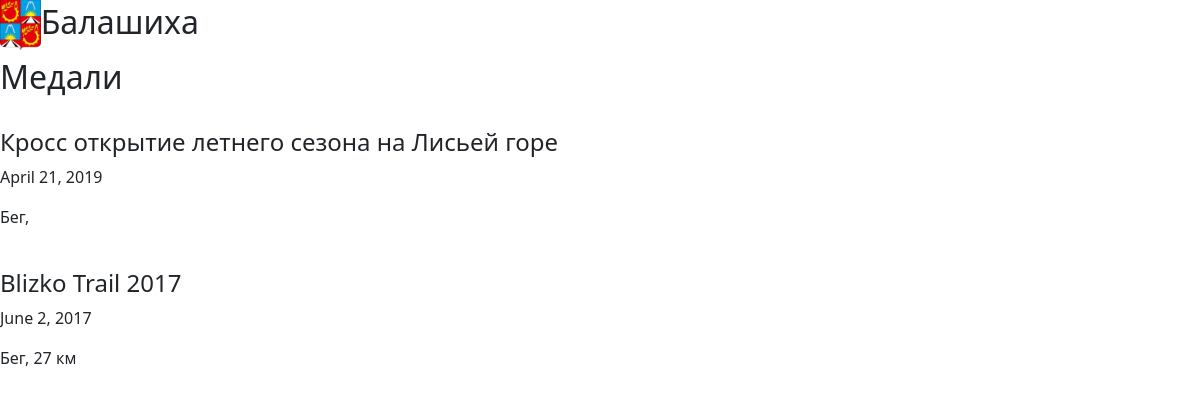
/city/6, run on an earlier commit of the app's database.
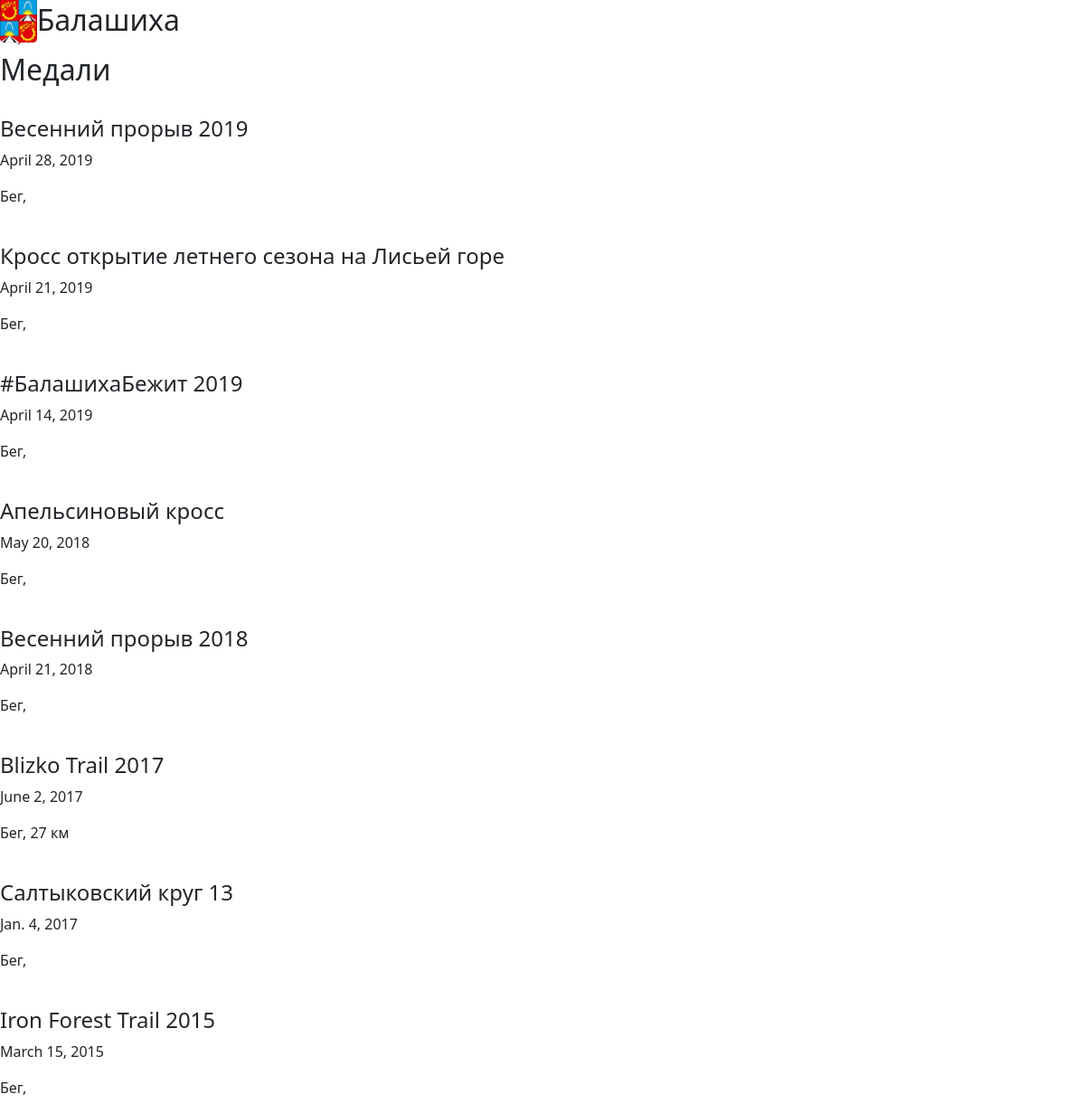
And on a later commit of the database.
### medals/models.py (models this page shows, shortened)
class Medal(models.Model):
    country = models.ForeignKey(Country, on_delete = models.CASCADE)
    region = models.ForeignKey(Region, on_delete = models.CASCADE, blank = True, null=True)
    city = models.ForeignKey(City, on_delete = models.CASCADE)
    sport = models.ForeignKey(Sport, on_delete = models.CASCADE, to_field='name', default='Бег')
    series = models.ForeignKey(Series, on_delete = models.CASCADE, blank = True, null=True)
    org = models.ForeignKey(Org, on_delete = models.CASCADE, blank = True, null=True)
    name = models.CharField(max_length = 200)
    date_added = models.DateField(auto_now = True)
    date = models.DateField(auto_now = False)
    distance = models.CharField(blank = True, max_length = 15)
    photo = models.ImageField(upload_to='static/images/medals/')
    photo_second = models.ImageField(blank = True, upload_to='static/images/medals')
    likes = models.IntegerField(default = 0)
    added_by = models.CharField(blank = True, max_length = 200, default='fatum')
    credentials = models.CharField(blank = True, max_length = 200, default='@fa_tum')

class Sport(models.Model):
    name = models.CharField(max_length = 200, unique = True)
    count = models.IntegerField(default = 0)
    descriprion = models.TextField(blank = True)
    logo = models.FileField(blank = True, upload_to='static/images/logos/sports')
    def __str__(self):
        return self.name

### medals/views.py (the view)
# urls.py: path('city/<int:id>', views.city),
def city(request, id):
    city = City.objects.get(id=id)
    medals = Medal.objects.filter(city = id).order_by('-date')
    return render(request, 'medals/city.html', context={"city": city, "medals": medals})

### templates/medals/city.html (shortened to what this page needs)
<!DOCTYPE html>
{% load static %}
<html>
<head>
  <link href="https://cdn.jsdelivr.net/npm/bootstrap@5.1.3/dist/css/bootstrap.min.css" rel="stylesheet">
</head>
<body>
  <h2><img src="../{{ city.flag_path }}" height=50></img>{{city.name}}</h2>
<h2>Медали</h2>
{% if medals.count > 0 %}
  {% for medal in medals %}
      <div>
        <h4>{{medal.name}}</h4>
        <p>{{medal.date}}</p>
        <p>{{medal.sport}}, {{medal.distance}}</p>
      </div>
  {% endfor %}
{% endif %}
</body>
</html>

What changed in the data, as far as the page shows it:
added Medal: name "Весенний прорыв 2019", date "April 28, 2019", sport "Бег"
added Medal: name "#БалашихаБежит 2019", date "April 14, 2019", sport "Бег"
added Medal: name "Апельсиновый кросс", date "May 20, 2018", sport "Бег"
added Medal: name "Весенний прорыв 2018", date "April 21, 2018", sport "Бег"
added Medal: name "Салтыковский круг 13", date "Jan. 4, 2017", sport "Бег"
added Medal: name "Iron Forest Trail 2015", date "March 15, 2015", sport "Бег"
